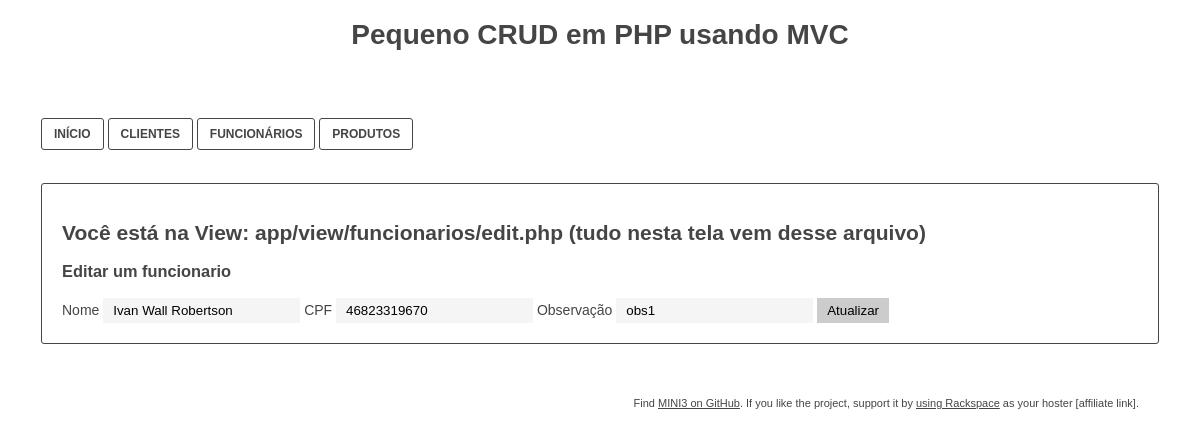
The app's page /funcionarios/edit/1 with its own data.
### tables this page shows
CREATE TABLE IF NOT EXISTS funcionarios (
  id int NOT NULL AUTO_INCREMENT,
  nome char(45) NOT NULL,
  cpf char(11) DEFAULT NULL,
  obs text NOT NULL,
  PRIMARY KEY (id)
);

### public/index.php (called while the page is built, shortened)
<?php
$app = new Application();

### app/Core/Model.php (called while the page is built, shortened)
<?php
class Model
{
    private function openDatabaseConnection()
    {
        $options = array(PDO::ATTR_DEFAULT_FETCH_MODE => PDO::FETCH_OBJ, PDO::ATTR_ERRMODE => PDO::ERRMODE_WARNING);
        if (DB_TYPE == "pgsql") {
            $databaseEncodingenc = " options='--client_encoding=" . DB_CHARSET . "'";
        } else {
            $databaseEncodingenc = "; charset=" . DB_CHARSET;
        }
        $this->db = new PDO(DB_TYPE . ':host=' . DB_HOST . ';dbname=' . DB_NAME . $databaseEncodingenc, DB_USER, DB_PASS, $options);
    }
}

### app/Model/Funcionario.php (called while the page is built, shortened)
<?php
class Funcionario extends Model
{
    public function getFuncionario($funcionario_id)
    {
        $sql = "SELECT id, nome, cpf, obs FROM funcionarios WHERE id = :funcionario_id LIMIT 1";
        $query = $this->db->prepare($sql);
        $parameters = array('funcionario_id' => $funcionario_id);
        $query->execute($parameters);
        return ($query->rowcount() ? $query->fetch() : false);
    }
}

### app/view/funcionarios/edit.php (the view, shortened to what this page needs)
<div class="container">
    <h2>Você está na View: app/view/funcionarios/edit.php (tudo nesta tela vem desse arquivo)</h2>
    <div>
        <h3>Editar um funcionario</h3>
        <form action="<?php echo URL; ?>funcionarios/update" method="POST">
            <label>Nome</label>
            <input autofocus type="text" name="nome" value="<?php echo htmlspecialchars($funcionario->nome, ENT_QUOTES, 'UTF-8'); ?>" required />
            <label>CPF</label>
            <input type="text" name="cpf" value="<?php echo htmlspecialchars($funcionario->cpf, ENT_QUOTES, 'UTF-8'); ?>" />
            <label>Observação</label>
            <input type="text" name="obs" value="<?php echo htmlspecialchars($funcionario->obs, ENT_QUOTES, 'UTF-8'); ?>" />
            <input type="submit" name="submit_update_funcionario" value="Atualizar" />
        </form>
    </div>
</div>

### public/css/style.css (style rules this page uses)
body { font-family: Arial, sans-serif; font-size: 14px; color: #454545; }
.container { border: 1px solid #454545; border-radius: 3px; padding: 20px; margin: 33px; }
.container input { background-color: #f5f5f5; border: 0; padding: 5px 10px; }
.container input[type="submit"] { background-color: #ccc; cursor: pointer; }

### records on screen
funcionarios: nome "Ivan Wall Robertson", cpf "46823319670", obs "obs1"
